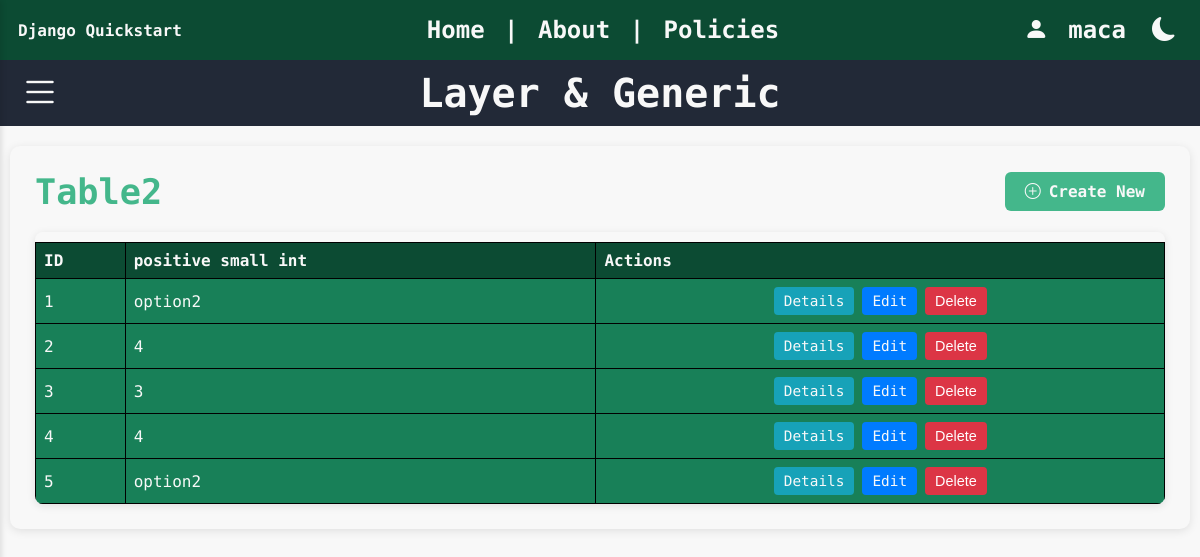
The app's page /layer_and_generic/table2/ (signed in), older data.
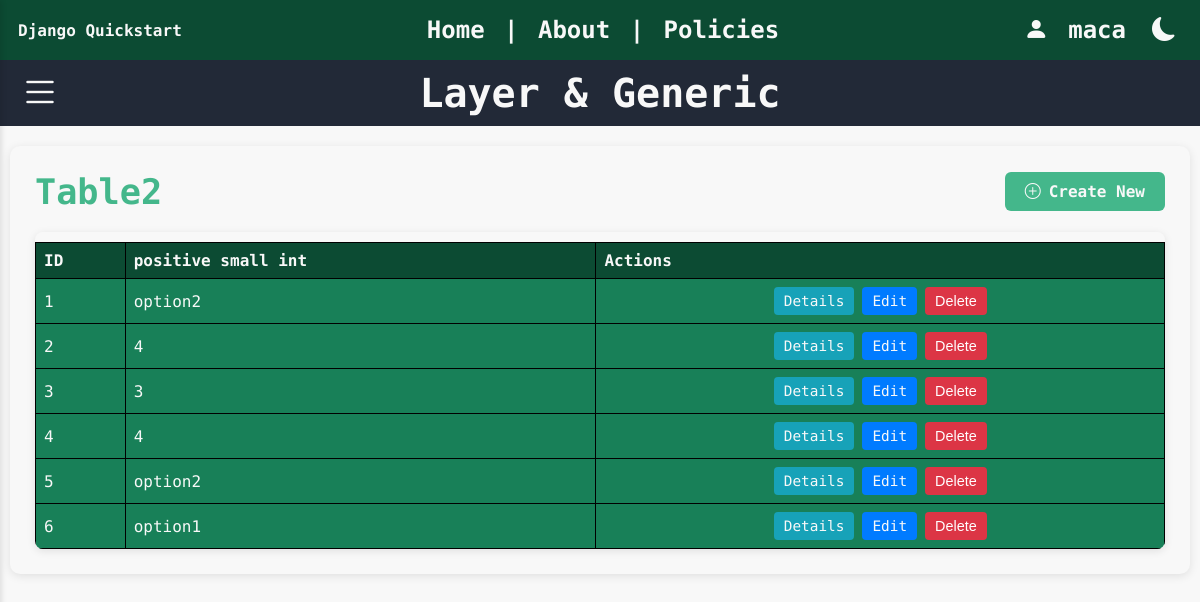
The same page, newer data.
### rest/models.py (models this page shows, shortened)
class Table2(models.Model):
    CHOICES = (
        (1, 'option1'),
        (2, 'option2'),
    )
    positive_small_int = models.PositiveSmallIntegerField(choices=CHOICES, default=1)

### layer_and_generic/views.py (the view)
# urls.py: path("table2/", Table2ListView.as_view(), name="table2_list"),
class Table2ListView(BaseTableListView):
    model = Table2
    service = Table2Service

### json_app/context_processors.py (called while the page is built)
def dark_mode_context(request):
    return {'dark_mode': request.session.get('dark_mode', False)}

### json_app/templatetags/dark_mode_tags.py (called while the page is built)
@register.inclusion_tag('json_app/_dark_mode_button.html', takes_context=True)
def dark_mode_button(context):
    return {
        'dark_mode': context.get('dark_mode', False)
    }

### layer_and_generic/repositories.py (called while the page is built)
    @classmethod
    def get_all(cls):
        return cls.model.objects.all()

    @classmethod
    def get_all(cls):
        return cls.model.objects.select_related(
            "foreign_key", "one_to_one"
        ).prefetch_related("many_to_many")

### layer_and_generic/services.py (called while the page is built)
def get_dashboard_data():
    return {
        "table1_count": Table1Repository.get_all().count(),
        "table2_count": Table2Repository.get_all().count(),
        "table3_count": Table3Repository.get_all().count(),
    }

    @classmethod
    def list(cls):
        return cls.repository.get_all()

### layer_and_generic/views.py (called while the page is built)
    def get_table_name(self):
        return self.model.__name__

    def get_queryset(self):
        return self.service.list().order_by("id")

### layer_and_generic/templates/Generic_templates/table.html (shortened to what this page needs)
{% extends 'LAG/base.html' %}
{% block body %}
<div class="table-content">
    <div class="table-header">
        <div class="table-title-section">
            <span class="table-title">{{ table_name }}</span>
            <a href="{% url create_url %}" class="create-button">
                <i class="bi bi-plus-circle"></i> Create New
            </a>
        </div>
    </div>
    <div class="table-container">
        <table class="crud-table">
            <thead>
                <tr>
                    <th>ID</th>
                    {% if object_list %}
                        {% for field in object_list.0.fields %}
                            <th>{{ field.name }}</th>
                        {% endfor %}
                    {% endif %}
                    <th>Actions</th>
                </tr>
            </thead>
            <tbody>
                {% for object in object_list %}
                <tr>
                    <td>{{ object.id }}</td>
                    {% for field in object.fields %}
                        <td>
                            {% if field.value != '-' %}
                                {% with val=field.value|stringformat:'s' %}
                                    {% if '.jpg' in val|lower or '.jpeg' in val|lower or '.png' in val|lower or '.gif' in val|lower or '.webp' in val|lower or '.bmp' in val|lower or '.svg' in val|lower %}
                                        <img src="{{ val }}" alt="{{ field.name }}" style="max-width:64px; max-height:64px;">
                                    {% elif 'media' in val %}
                                        <a href="{{ val }}" download class="action-btn edit-btn" title="Download">
                                            Download
                                        </a>
                                    {% else %}
                                        {{ field.value }}
                                    {% endif %}
                                {% endwith %}
                            {% else %}
                                {{ field.value }}
                            {% endif %}
                        </td>
                    {% endfor %}
                    <td>
                        <div class="action-buttons">
                            <a href="{% url detail_url object.object.id %}" class="action-btn view-btn">
                                Details
                            </a>
                            <a href="{% url update_url object.object.id %}" class="action-btn edit-btn">
                                Edit
                            </a>
                            <form style="display: inline;" action="{% url delete_url object.object.id %}" method="post">
                                <button type="submit" class="action-btn delete-btn" onclick="return confirm('Are you sure you want to delete this record?')">
                                    Delete
                                </button>
                            </form>
                        </div>
                    </td>
                </tr>
                {% empty %}
                <tr>
                    <td colspan="100%" class="no-records">No records found</td>
                </tr>
                {% endfor %}
            </tbody>
        </table>
    </div>
</div>
{% endblock %}

Row changes from the older to the newer data that the page shows:
added Table2: id "6", value "option1"
